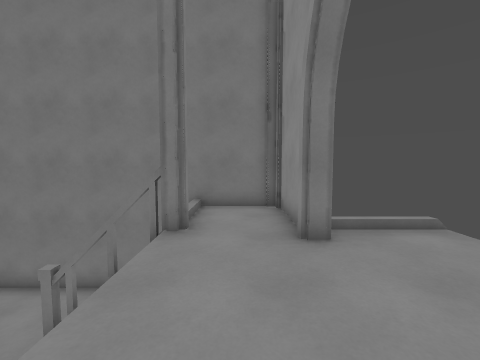
[1] (above)

15 first-person views from a walk through a Godot game level. The camera is 1.5 m above the floor, tilts 4° down and sees 90° across. The floor is counted in squares, 1 m on a side. Each view is taken from the middle of a square. On the plan, view 1 faces up. The plan holds only what a view shows up to about 13 squares ahead; the rest is blank.

[2]
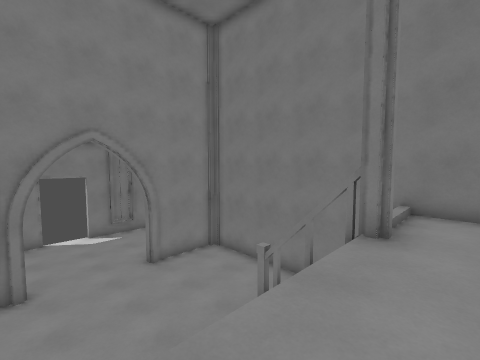

[3]
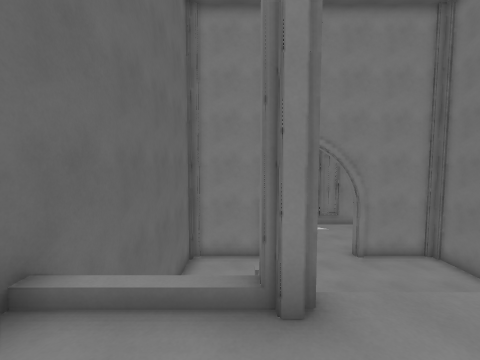

[4]
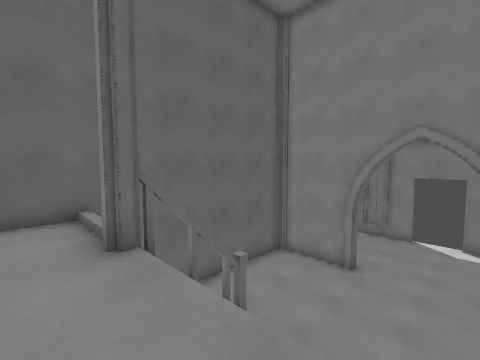

[5]
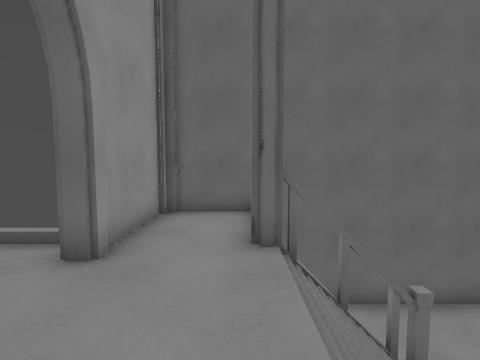

[6]
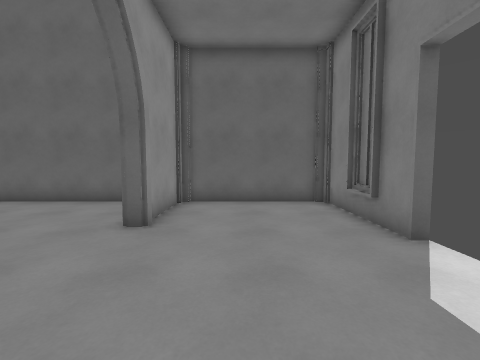

[7]
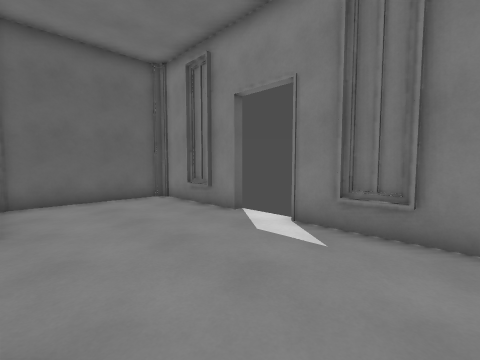

[8]
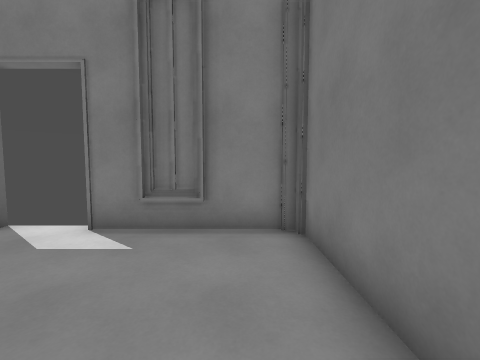

[9]
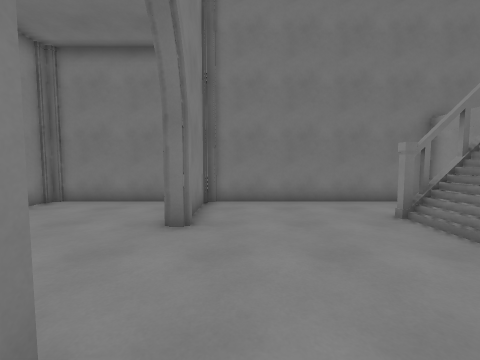

[10]
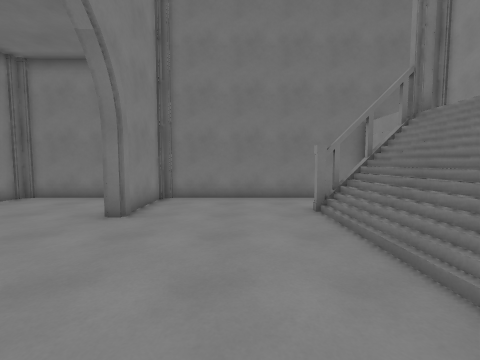

[11]
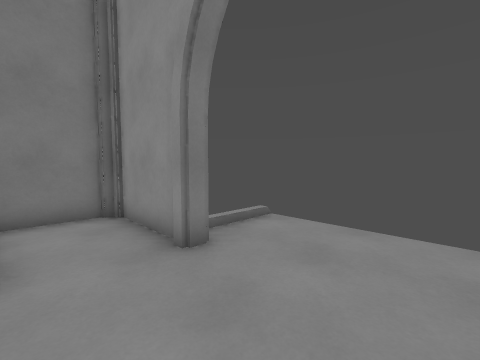

[12]
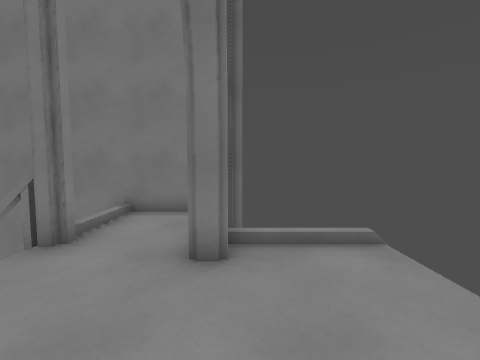

[13]
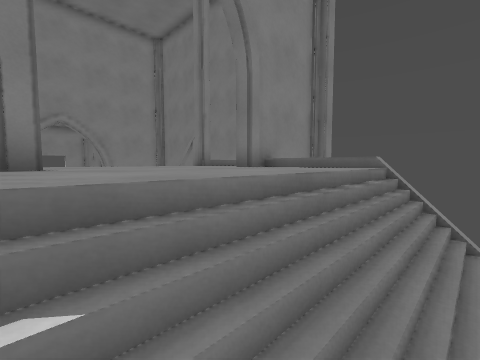

[14]
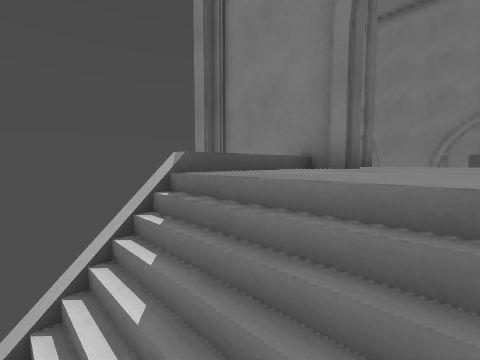

[15]
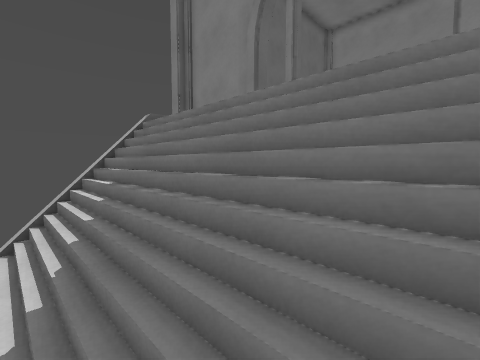

### Floor plan
Key: @ floor where view 1 was taken; # wall or solid block; x gap in a wall; . main floor; : floor 3 m higher than the main floor; / step, stairs or slope; = window, fence, low wall or low ledge.
Columns run from 17 left of view 1 to 7 right of it. Each row starts with its distance up from view 1.
  9  ##### #############
  8  #.... #........::##
  7  #.....#........:::#
  6 ##.....#.....#x#:::#
  5 ##.....#.....///:::#::///
  4  #...........///::::::///
  3 /............///::::::///
  2 /............///::::::///
  1 /#...........///::::::///
  0 ##.....#.....=xx:@:#::///
 -1 ##.....#...... .:::#
 -2  #.....#...... .:::#
 -3  #....##...... .::##
 -4  ###################

Where each view was taken, in squares from view 1:
view 1: 0 up, 0 right, facing up
view 2: 0 up, 0 right, facing up-left
view 3: 1 down, 1 right, facing left
view 4: 4 up, 0 right, facing down-left
view 5: 4 up, 1 left, facing down
view 6: 6 up, 13 left, facing down
view 7: 7 up, 11 left, facing down-left
view 8: 7 up, 11 left, facing left
view 9: 1 down, 9 left, facing up
view 10: 2 down, 7 left, facing up
view 11: 1 up, 1 left, facing up-right
view 12: 1 up, 2 right, facing up
view 13: 0 up, 6 right, facing up-left
view 14: 2 up, 6 right, facing down-left
view 15: 5 up, 7 right, facing down-left
